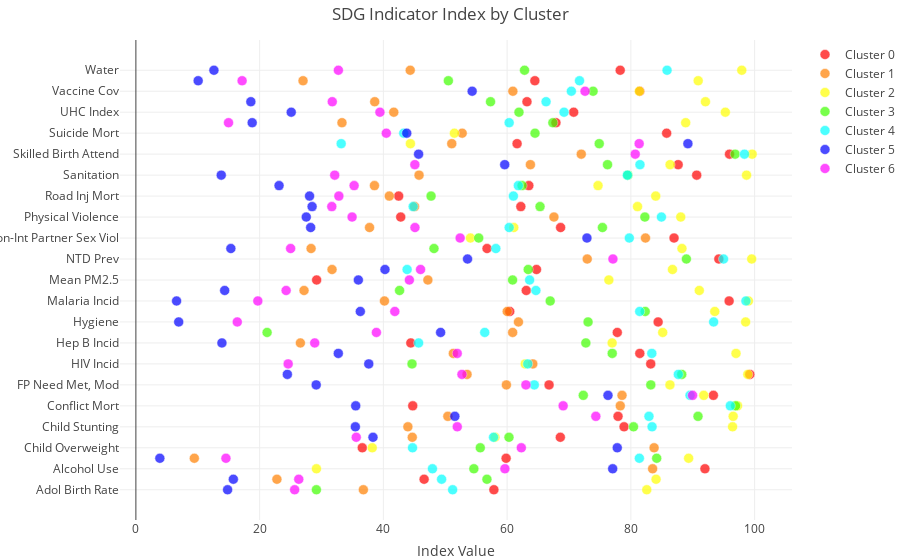

The code cell stored with this chart in its notebook:
### Code cell
data = [
            go.Scatter(
                x=df_c[df_c['cluster'] == i]['value'],
                y=df_c[df_c['cluster'] == i]['variable'],
                text=str(i),  # df[df['cluster'] == i]['location_name'],
                mode='markers',
                opacity=0.7,
                marker={
                    'size': 10,
                    'color': df_c[df_c['cluster'] == i]['color'],  # palette[i],
                    'line': {'width': 0.5, 'color': 'white'}
                },
                name=f'Cluster {i}'
            ) for i in df_c.cluster.unique()
        ]
layout = go.Layout(
            title='SDG Indicator Index by Cluster',
            xaxis={'title': 'Index Value'},
#             yaxis={'title': 'test'},
            margin={'l': 120, 'b': 40, 't': 40, 'r': 0},
            # legend={'x': 0, 'y': 1},
            hovermode='closest')
fig = dict(data=data, layout=layout)

# iplot(data)
iplot(fig)

### Figure 1 — Plotly figure (JSON) as saved in the notebook; plotly's stock layout.template omitted (floating-point values rounded to 4 significant figures)
{"data": [{"marker": {"color": ["#ff0000", "#ff0000", "#ff0000", "#ff0000", "#ff0000", "#ff0000", "#ff0000", "#ff0000", "#ff0000", "#ff0000", "#ff0000", "#ff0000", "#ff0000", "#ff0000", "#ff0000", "#ff0000", "#ff0000", "#ff0000", "#ff0000", "#ff0000", "#ff0000", "#ff0000", "#ff0000", "#ff0000", "#ff0000", "#ff0000", "#ff0000", "#ff0000", "#ff0000", "#ff0000", "#ff0000", "#ff0000", "#ff0000", "#ff0000", "#ff0000", "#ff0000", "#ff0000", "#ff0000", "#ff0000", "#ff0000", "#ff0000"], "line": {"color": "white", "width": 0.5}, "size": 10}, "mode": "markers", "name": "Cluster 0", "opacity": 0.7, "text": "0", "type": "scatter", "uid": "9c68b8c6-f7e7-4e5e-ac66-1737c1ec7b90", "x": [57.86, 46.58, 91.97, 59.84, 36.59, 68.6, 78.9, 77.93, 44.75, 93.34, 66.78, 99.23, 83.21, 81.45, 44.44, 77.81, 84.41, 60.43, 95.88, 63.09, 29.22, 64.75, 94.22, 56.75, 86.98, 68.65, 42.81, 62.22, 42.47, 63.51, 90.64, 87.64, 95.95, 61.61, 85.78, 67.89, 70.76, 63.21, 81.44, 64.48, 78.28], "y": ["Adol Birth Rate", "Air Poll Mort", "Alcohol Use", "Cert Death Reg", "Child Overweight", "Child Sex Abuse", "Child Stunting", "Child Wasting", "Conflict Mort", "Disaster Mort", "FP Need Met, Mod", "HH Air Poll", "HIV Incid", "Health Worker Dens", "Hep B Incid", "Homicide", "Hygiene", "Int Partner Viol", "Malaria Incid", "Mat Mort Ratio", "Mean PM2.5", "NCD Mort", "NTD Prev", "Neonatal Mort", "Non-Int Partner Sex Viol", "Occ Burden", "Physical Violence", "Poisoning Mort", "Road Inj Mort", "SDG Index", "Sanitation", "Sexual Violence", "Skilled Birth Attend", "Smoking Prev", "Suicide Mort", "TB Incid", "UHC Index", "Under-5 Mort", "Vaccine Cov", "WaSH Mort", "Water"]}, {"marker": {"color": ["#ff8000", "#ff8000", "#ff8000", "#ff8000", "#ff8000", "#ff8000", "#ff8000", "#ff8000", "#ff8000", "#ff8000", "#ff8000", "#ff8000", "#ff8000", "#ff8000", "#ff8000", "#ff8000", "#ff8000", "#ff8000", "#ff8000", "#ff8000", "#ff8000", "#ff8000", "#ff8000", "#ff8000", "#ff8000", "#ff8000", "#ff8000", "#ff8000", "#ff8000", "#ff8000", "#ff8000", "#ff8000", "#ff8000", "#ff8000", "#ff8000", "#ff8000", "#ff8000", "#ff8000", "#ff8000", "#ff8000", "#ff8000"], "line": {"color": "white", "width": 0.5}, "size": 10}, "mode": "markers", "name": "Cluster 1", "opacity": 0.7, "text": "1", "type": "scatter", "uid": "62c80c70-a25f-4008-a2bc-a768578b8c09", "x": [36.77, 22.8, 83.52, 9.446, 83.75, 44.67, 43.96, 50.42, 78.29, 78.57, 59.88, 53.52, 64.15, 51.31, 26.59, 60.9, 61.83, 60.02, 40.17, 27.18, 47.2, 31.7, 72.95, 28.32, 82.36, 37.77, 67.57, 45.04, 40.96, 38.56, 45.77, 63.76, 71.98, 51.05, 52.74, 33.31, 41.68, 38.6, 60.93, 27.02, 44.34], "y": ["Adol Birth Rate", "Air Poll Mort", "Alcohol Use", "Cert Death Reg", "Child Overweight", "Child Sex Abuse", "Child Stunting", "Child Wasting", "Conflict Mort", "Disaster Mort", "FP Need Met, Mod", "HH Air Poll", "HIV Incid", "Health Worker Dens", "Hep B Incid", "Homicide", "Hygiene", "Int Partner Viol", "Malaria Incid", "Mat Mort Ratio", "Mean PM2.5", "NCD Mort", "NTD Prev", "Neonatal Mort", "Non-Int Partner Sex Viol", "Occ Burden", "Physical Violence", "Poisoning Mort", "Road Inj Mort", "SDG Index", "Sanitation", "Sexual Violence", "Skilled Birth Attend", "Smoking Prev", "Suicide Mort", "TB Incid", "UHC Index", "Under-5 Mort", "Vaccine Cov", "WaSH Mort", "Water"]}, {"marker": {"color": ["#ffff00", "#ffff00", "#ffff00", "#ffff00", "#ffff00", "#ffff00", "#ffff00", "#ffff00", "#ffff00", "#ffff00", "#ffff00", "#ffff00", "#ffff00", "#ffff00", "#ffff00", "#ffff00", "#ffff00", "#ffff00", "#ffff00", "#ffff00", "#ffff00", "#ffff00", "#ffff00", "#ffff00", "#ffff00", "#ffff00", "#ffff00", "#ffff00", "#ffff00", "#ffff00", "#ffff00", "#ffff00", "#ffff00", "#ffff00", "#ffff00", "#ffff00", "#ffff00", "#ffff00", "#ffff00", "#ffff00", "#ffff00"], "line": {"color": "white", "width": 0.5}, "size": 10}, "mode": "markers", "name": "Cluster 2", "opacity": 0.7, "text": "2", "type": "scatter", "uid": "1cad002d-1755-4b7a-a495-adae03fb5764", "x": [82.57, 84.07, 29.18, 89.34, 38.2, 58.04, 96.44, 96.53, 97.24, 91.78, 86.32, 98.9, 62.93, 96.99, 76.97, 85.15, 98.55, 93.56, 99.0, 91.06, 76.44, 86.72, 99.53, 88.26, 54.07, 61.08, 88.06, 81.08, 84.02, 74.69, 98.7, 86.34, 99.6, 44.37, 51.48, 88.86, 95.27, 92.06, 81.37, 90.88, 97.93], "y": ["Adol Birth Rate", "Air Poll Mort", "Alcohol Use", "Cert Death Reg", "Child Overweight", "Child Sex Abuse", "Child Stunting", "Child Wasting", "Conflict Mort", "Disaster Mort", "FP Need Met, Mod", "HH Air Poll", "HIV Incid", "Health Worker Dens", "Hep B Incid", "Homicide", "Hygiene", "Int Partner Viol", "Malaria Incid", "Mat Mort Ratio", "Mean PM2.5", "NCD Mort", "NTD Prev", "Neonatal Mort", "Non-Int Partner Sex Viol", "Occ Burden", "Physical Violence", "Poisoning Mort", "Road Inj Mort", "SDG Index", "Sanitation", "Sexual Violence", "Skilled Birth Attend", "Smoking Prev", "Suicide Mort", "TB Incid", "UHC Index", "Under-5 Mort", "Vaccine Cov", "WaSH Mort", "Water"]}, {"marker": {"color": ["#40ff00", "#40ff00", "#40ff00", "#40ff00", "#40ff00", "#40ff00", "#40ff00", "#40ff00", "#40ff00", "#40ff00", "#40ff00", "#40ff00", "#40ff00", "#40ff00", "#40ff00", "#40ff00", "#40ff00", "#40ff00", "#40ff00", "#40ff00", "#40ff00", "#40ff00", "#40ff00", "#40ff00", "#40ff00", "#40ff00", "#40ff00", "#40ff00", "#40ff00", "#40ff00", "#40ff00", "#40ff00", "#40ff00", "#40ff00", "#40ff00", "#40ff00", "#40ff00", "#40ff00", "#40ff00", "#40ff00", "#40ff00"], "line": {"color": "white", "width": 0.5}, "size": 10}, "mode": "markers", "name": "Cluster 3", "opacity": 0.7, "text": "3", "type": "scatter", "uid": "b1bdca04-561a-40db-bcf7-7b80cb21054b", "x": [29.17, 56.74, 54.62, 84.18, 55.66, 60.3, 80.43, 90.85, 96.92, 72.31, 83.22, 88.22, 44.63, 76.99, 72.72, 21.21, 73.08, 82.32, 66.96, 42.62, 60.88, 63.41, 88.98, 48.18, 55.41, 75.41, 82.26, 65.32, 47.71, 62.42, 79.5, 76.23, 96.85, 74.89, 64.51, 67.39, 61.92, 57.32, 73.89, 50.5, 62.82], "y": ["Adol Birth Rate", "Air Poll Mort", "Alcohol Use", "Cert Death Reg", "Child Overweight", "Child Sex Abuse", "Child Stunting", "Child Wasting", "Conflict Mort", "Disaster Mort", "FP Need Met, Mod", "HH Air Poll", "HIV Incid", "Health Worker Dens", "Hep B Incid", "Homicide", "Hygiene", "Int Partner Viol", "Malaria Incid", "Mat Mort Ratio", "Mean PM2.5", "NCD Mort", "NTD Prev", "Neonatal Mort", "Non-Int Partner Sex Viol", "Occ Burden", "Physical Violence", "Poisoning Mort", "Road Inj Mort", "SDG Index", "Sanitation", "Sexual Violence", "Skilled Birth Attend", "Smoking Prev", "Suicide Mort", "TB Incid", "UHC Index", "Under-5 Mort", "Vaccine Cov", "WaSH Mort", "Water"]}, {"marker": {"color": ["#00ffff", "#00ffff", "#00ffff", "#00ffff", "#00ffff", "#00ffff", "#00ffff", "#00ffff", "#00ffff", "#00ffff", "#00ffff", "#00ffff", "#00ffff", "#00ffff", "#00ffff", "#00ffff", "#00ffff", "#00ffff", "#00ffff", "#00ffff", "#00ffff", "#00ffff", "#00ffff", "#00ffff", "#00ffff", "#00ffff", "#00ffff", "#00ffff", "#00ffff", "#00ffff", "#00ffff", "#00ffff", "#00ffff", "#00ffff", "#00ffff", "#00ffff", "#00ffff", "#00ffff", "#00ffff", "#00ffff", "#00ffff"], "line": {"color": "white", "width": 0.5}, "size": 10}, "mode": "markers", "name": "Cluster 4", "opacity": 0.7, "text": "4", "type": "scatter", "uid": "9b61190e-8113-452b-922a-ca5371738a2e", "x": [51.19, 49.41, 47.93, 81.37, 44.71, 57.81, 83.43, 82.93, 96.07, 89.56, 64.39, 87.67, 63.34, 83.39, 45.7, 56.38, 93.38, 81.43, 98.6, 64.65, 63.64, 43.84, 94.98, 58.18, 79.75, 60.33, 84.94, 44.81, 61.02, 61.82, 79.43, 81.47, 98.36, 33.18, 43.29, 60.33, 69.2, 66.29, 70.38, 71.7, 85.85], "y": ["Adol Birth Rate", "Air Poll Mort", "Alcohol Use", "Cert Death Reg", "Child Overweight", "Child Sex Abuse", "Child Stunting", "Child Wasting", "Conflict Mort", "Disaster Mort", "FP Need Met, Mod", "HH Air Poll", "HIV Incid", "Health Worker Dens", "Hep B Incid", "Homicide", "Hygiene", "Int Partner Viol", "Malaria Incid", "Mat Mort Ratio", "Mean PM2.5", "NCD Mort", "NTD Prev", "Neonatal Mort", "Non-Int Partner Sex Viol", "Occ Burden", "Physical Violence", "Poisoning Mort", "Road Inj Mort", "SDG Index", "Sanitation", "Sexual Violence", "Skilled Birth Attend", "Smoking Prev", "Suicide Mort", "TB Incid", "UHC Index", "Under-5 Mort", "Vaccine Cov", "WaSH Mort", "Water"]}, {"marker": {"color": ["#0000ff", "#0000ff", "#0000ff", "#0000ff", "#0000ff", "#0000ff", "#0000ff", "#0000ff", "#0000ff", "#0000ff", "#0000ff", "#0000ff", "#0000ff", "#0000ff", "#0000ff", "#0000ff", "#0000ff", "#0000ff", "#0000ff", "#0000ff", "#0000ff", "#0000ff", "#0000ff", "#0000ff", "#0000ff", "#0000ff", "#0000ff", "#0000ff", "#0000ff", "#0000ff", "#0000ff", "#0000ff", "#0000ff", "#0000ff", "#0000ff", "#0000ff", "#0000ff", "#0000ff", "#0000ff", "#0000ff", "#0000ff"], "line": {"color": "white", "width": 0.5}, "size": 10}, "mode": "markers", "name": "Cluster 5", "opacity": 0.7, "text": "5", "type": "scatter", "uid": "50dd9e7b-13fe-4ede-8286-ee67881e5cdc", "x": [14.82, 15.75, 77.06, 3.874, 77.8, 38.32, 35.47, 51.55, 35.53, 76.3, 29.14, 24.48, 37.64, 32.71, 13.91, 49.25, 6.922, 36.27, 6.578, 14.35, 35.96, 40.26, 53.6, 15.35, 72.9, 28.25, 27.54, 28.48, 28.07, 23.14, 13.8, 59.61, 45.69, 89.22, 43.78, 18.8, 25.11, 18.58, 54.35, 10.07, 12.61], "y": ["Adol Birth Rate", "Air Poll Mort", "Alcohol Use", "Cert Death Reg", "Child Overweight", "Child Sex Abuse", "Child Stunting", "Child Wasting", "Conflict Mort", "Disaster Mort", "FP Need Met, Mod", "HH Air Poll", "HIV Incid", "Health Worker Dens", "Hep B Incid", "Homicide", "Hygiene", "Int Partner Viol", "Malaria Incid", "Mat Mort Ratio", "Mean PM2.5", "NCD Mort", "NTD Prev", "Neonatal Mort", "Non-Int Partner Sex Viol", "Occ Burden", "Physical Violence", "Poisoning Mort", "Road Inj Mort", "SDG Index", "Sanitation", "Sexual Violence", "Skilled Birth Attend", "Smoking Prev", "Suicide Mort", "TB Incid", "UHC Index", "Under-5 Mort", "Vaccine Cov", "WaSH Mort", "Water"]}, {"marker": {"color": ["#ff00ff", "#ff00ff", "#ff00ff", "#ff00ff", "#ff00ff", "#ff00ff", "#ff00ff", "#ff00ff", "#ff00ff", "#ff00ff", "#ff00ff", "#ff00ff", "#ff00ff", "#ff00ff", "#ff00ff", "#ff00ff", "#ff00ff", "#ff00ff", "#ff00ff", "#ff00ff", "#ff00ff", "#ff00ff", "#ff00ff", "#ff00ff", "#ff00ff", "#ff00ff", "#ff00ff", "#ff00ff", "#ff00ff", "#ff00ff", "#ff00ff", "#ff00ff", "#ff00ff", "#ff00ff", "#ff00ff", "#ff00ff", "#ff00ff", "#ff00ff", "#ff00ff", "#ff00ff", "#ff00ff"], "line": {"color": "white", "width": 0.5}, "size": 10}, "mode": "markers", "name": "Cluster 6", "opacity": 0.7, "text": "6", "type": "scatter", "uid": "b911e053-dbf1-499e-b93c-59d475bf7876", "x": [25.66, 26.33, 59.64, 14.56, 62.29, 35.62, 51.94, 74.34, 69.06, 89.97, 63.04, 52.7, 24.61, 51.93, 28.91, 38.87, 16.39, 41.85, 19.71, 24.28, 44.2, 46.01, 77.11, 25.01, 52.41, 45.11, 34.94, 31.67, 32.81, 35.27, 32.14, 45.09, 80.71, 81.34, 40.47, 14.97, 39.44, 31.74, 72.59, 17.17, 32.73], "y": ["Adol Birth Rate", "Air Poll Mort", "Alcohol Use", "Cert Death Reg", "Child Overweight", "Child Sex Abuse", "Child Stunting", "Child Wasting", "Conflict Mort", "Disaster Mort", "FP Need Met, Mod", "HH Air Poll", "HIV Incid", "Health Worker Dens", "Hep B Incid", "Homicide", "Hygiene", "Int Partner Viol", "Malaria Incid", "Mat Mort Ratio", "Mean PM2.5", "NCD Mort", "NTD Prev", "Neonatal Mort", "Non-Int Partner Sex Viol", "Occ Burden", "Physical Violence", "Poisoning Mort", "Road Inj Mort", "SDG Index", "Sanitation", "Sexual Violence", "Skilled Birth Attend", "Smoking Prev", "Suicide Mort", "TB Incid", "UHC Index", "Under-5 Mort", "Vaccine Cov", "WaSH Mort", "Water"]}], "layout": {"hovermode": "closest", "margin": {"b": 40, "l": 120, "r": 0, "t": 40}, "title": {"text": "SDG Indicator Index by Cluster"}, "xaxis": {"title": {"text": "Index Value"}}}}
